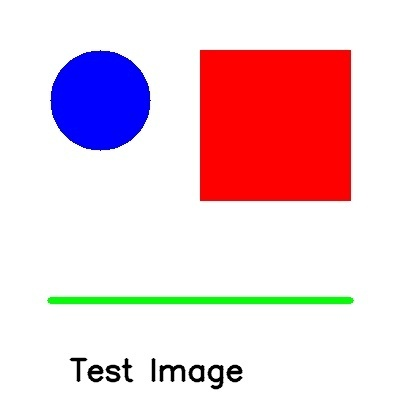
#> input picture test_image.jpg, 400 x 400 px, found by its file name
$ python 64_OpenCVMatplotlib.py   (older library calls are emulated)
#> lines starting #> are read from the running program, lines starting #| are printed output that depends on the picture; after the words box and inside, x2 and y2 are one past the last pixel; in counts of white or black regions, pixels touching at a corner belong together
#Matplotlib과 OpenCV
import cv2
import numpy as np
import matplotlib.pyplot as plt

image=cv2.imread('test_image.jpg')
#> image is the input picture: shape (400, 400, 3); mean B, G, R 212.5, 203.6, 236.1
### [ BGR to RGB 변경 (openCV는 BGR로 읽지만 matplotlib은 RGB로 읽는다.) ] ###
image_rgb=cv2.cvtColor(image, cv2.COLOR_BGR2RGB)
# cv2.imshow('image',image)
# cv2.imshow('rgb',image_rgb)
# cv2.waitKey(0)
# cv2.destroyAllWindows()

# plt.figure(figsize=(10,10))
# plt.subplot(2,2,1)
# plt.imshow(image_rgb)
# plt.title("original")
# plt.axis('off')

# ### [ 블러 처리 ] ###
# # blurred=cv2.blur(image_rgb, (5,5))
# # plt.subplot(2,2,2)
# # plt.imshow(blurred)
# # plt.title("blur")
# # plt.axis('off')

# ### [ 가우시안 블러 처리 ] ###
# # gaussian = cv2.GaussianBlur(image_rgb, (5,5),0)
# # plt.subplot(2,2,3)
# # plt.imshow(gaussian)
# # plt.title("gaussian")
# # plt.axis('off')

# ### [ 미디안 블러 처리 ] ###
# median = cv2.medianBlur(image_rgb,5)
# plt.subplot(2,2,2)
# plt.imshow(median)
# plt.title("median")
# plt.axis('off')

# ### [ 엣지강조, 샤프닝] ###
# kernel=np.array([[0,-1,0],
#                  [-1,10,-1],
#                  [0,-1,0]])
# ## [ 필터적용 ] ##
# sharped=cv2.filter2D(median,-1,kernel)
# plt.subplot(2,2,3)
# plt.imshow(sharped)
# plt.title("kernel")
# plt.axis("off")

### [ 엣지 추출 ] ###
rgb_image=cv2.imread("test_image.jpg")
image=cv2.imread("test_image.jpg",cv2.IMREAD_GRAYSCALE)
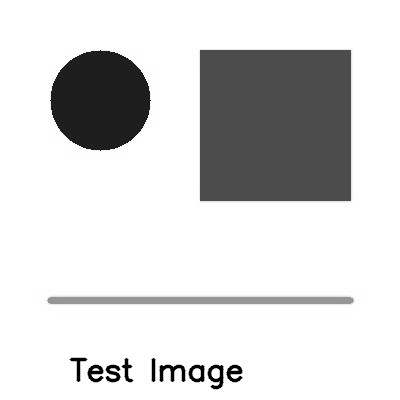
#> image: shape (400, 400); min 0, max 255, mean 214.5
plt.figure(figsize=(10,10))
plt.subplot(2,2,1)
plt.imshow(image, cmap="gray")
plt.title("original")
plt.axis('off')

# [18 lines of commented-out code are left out]
edges = cv2.Canny(image,100,200)
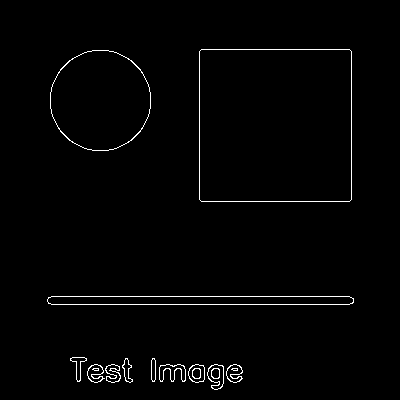
#> edges: shape (400, 400); 1.5% white in thin lines or dots, all inside (x1, y1, x2, y2) = (47, 49, 354, 390)
plt.subplot(2,2,4)
plt.title("edges")
plt.imshow(edges, cmap="gray")
plt.axis("off")

### [ 컨투어 ] ###
# 이진화처리
_,binary = cv2.threshold(edges, 127,255,cv2.THRESH_BINARY)
# 컨투어감지
contour,_=cv2.findContours(binary,cv2.RETR_EXTERNAL,cv2.CHAIN_APPROX_SIMPLE) #컨투어의 직선만 표시
#> contour = 12 contours; largest, box (x1, y1, x2, y2) and area: (199, 49, 352, 202) 23096, (50, 50, 151, 151) 7910, (47, 296, 354, 305) 2429, (207, 364, 224, 390) 294, (188, 364, 205, 383) 241
# 컨투어 원본에 그리기
result_image=rgb_image.copy()
cv2.drawContours(result_image,contour,-1,(0,255,0),2)
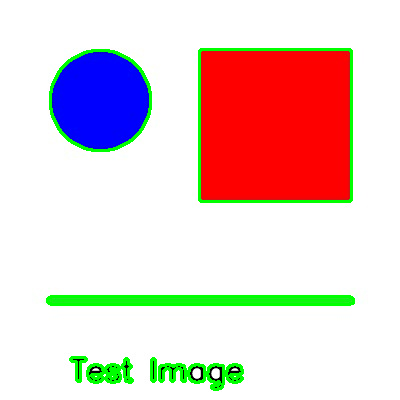
#> result_image: shape (400, 400, 3); 4.38% of pixels changed, all inside (x1, y1, x2, y2) = (46, 48, 355, 391)
plt.subplot(2,2,3)
plt.imshow(result_image)
plt.title("contour")
plt.axis("off")

### [ 컨투어 계산 ] ###
for i in contour:
    #면적 계산
    print(f"면적 : {cv2.contourArea(i)}")
    #중심점 계산
    M=cv2.moments(i)
    if M['m00'] !=0 :
        cx = int(M['m10']/M['m00']) #x 중심
        cy = int(M['m01']/M['m00']) #y 중심
        print(f"중심점 : {cx},{cy}")
        cv2.circle(result_image,(cx,cy),5,(0,0,0),-1) # 중심점 표시
    else :
        print("중심점 찾을 수 없음. m00값이 0임.")
    print(f"둘레 : {cv2.arcLength(i,True)}") #True : 마지막점을 첫점과 close한다는 것.
#> this loop made 12 passes
#> (cx, cy) on passes 1 to 12: (233, 372), (215, 375), (196, 373), (171, 371), (112, 372), (94, 372), (153, 369), (126, 369), (78, 365), (200, 300), (100, 100), (275, 125)
#> (printed output is left out)
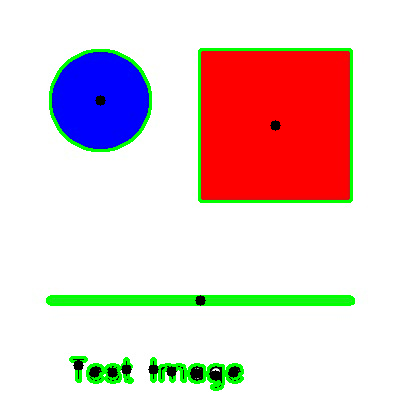
#> result_image: shape (400, 400, 3); 0.57% of pixels changed, all inside (x1, y1, x2, y2) = (73, 95, 281, 380)

plt.subplot(2,2,2)
plt.imshow(cv2.cvtColor(result_image,cv2.COLOR_BGR2RGB))


plt.show()
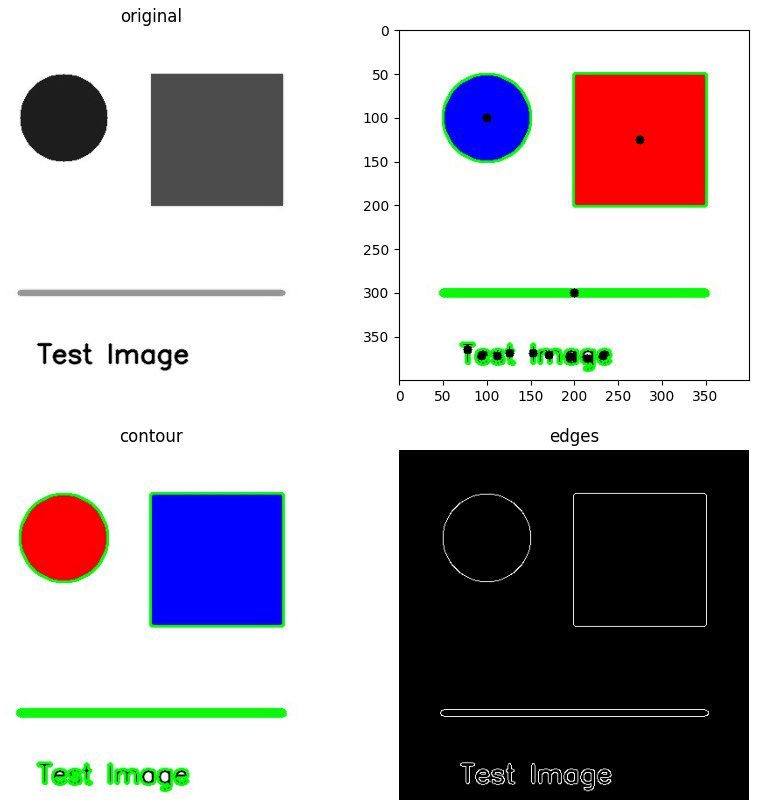
#> figure drawn by matplotlib, 4 panels; B, G, R data is drawn as R, G, B

$ run again, with bar.jpg copied over test_image.jpg
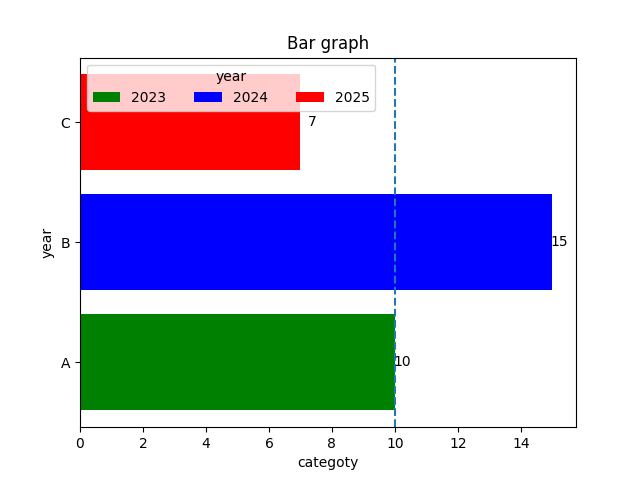
#> input picture bar.jpg, 640 x 480 px, found by its file name
#> image is the input picture: shape (480, 640, 3); mean B, G, R 214.5, 189.4, 188.7
#> image: shape (480, 640)
#> `edges = cv2.Canny(image,100,200)`:
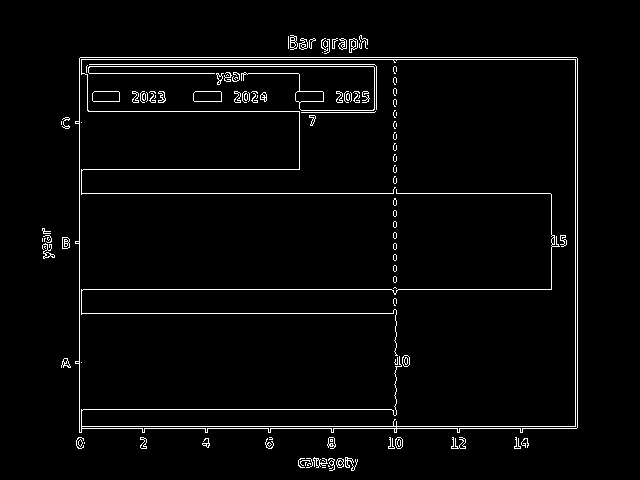
#> edges: shape (480, 640); 3% white in thin lines or dots, all inside (x1, y1, x2, y2) = (42, 35, 578, 471)
#> contour = 51 contours, 31 with area under 20; largest, box (x1, y1, x2, y2) and area: (75, 57, 578, 433) 184855, (349, 38, 358, 53) 84, (62, 237, 70, 249) 72, (395, 437, 403, 449) 68, (290, 35, 298, 50) 68
#> the loop `for i in contour:` made 51 passes
#> (i, cx, cy) on passes 3, 5, 30: ([[328, 465], [328, 466], [329, 466]], 328, 465), ([[305, 462], [305, 465], [305, 463], [306, 462]], 305, 462), ([[44, 238], [44, 241], [44, 239], [45, 238]], 44, 238)
#> (printed output is left out)
#> `plt.show()`:
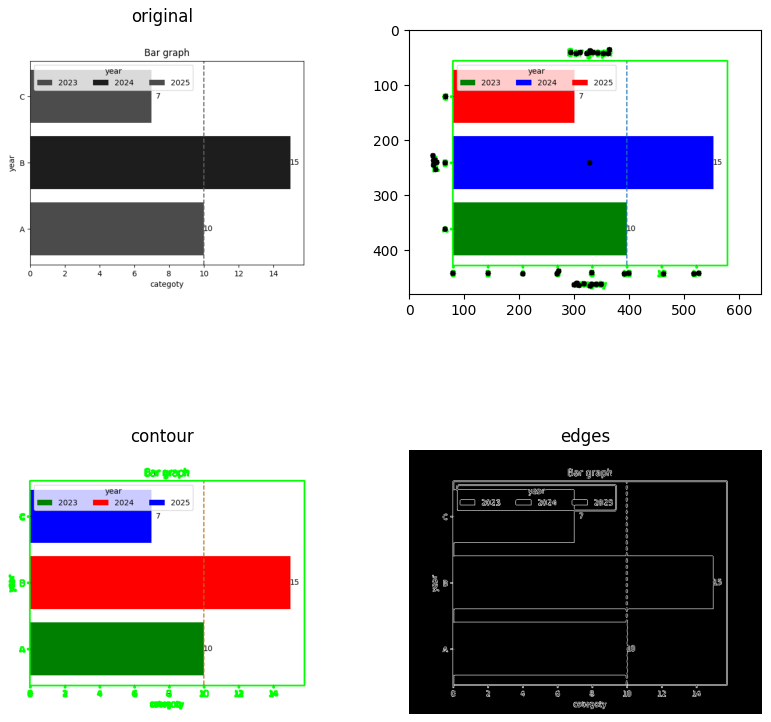
#> figure drawn by matplotlib, 4 panels; B, G, R data is drawn as R, G, B
